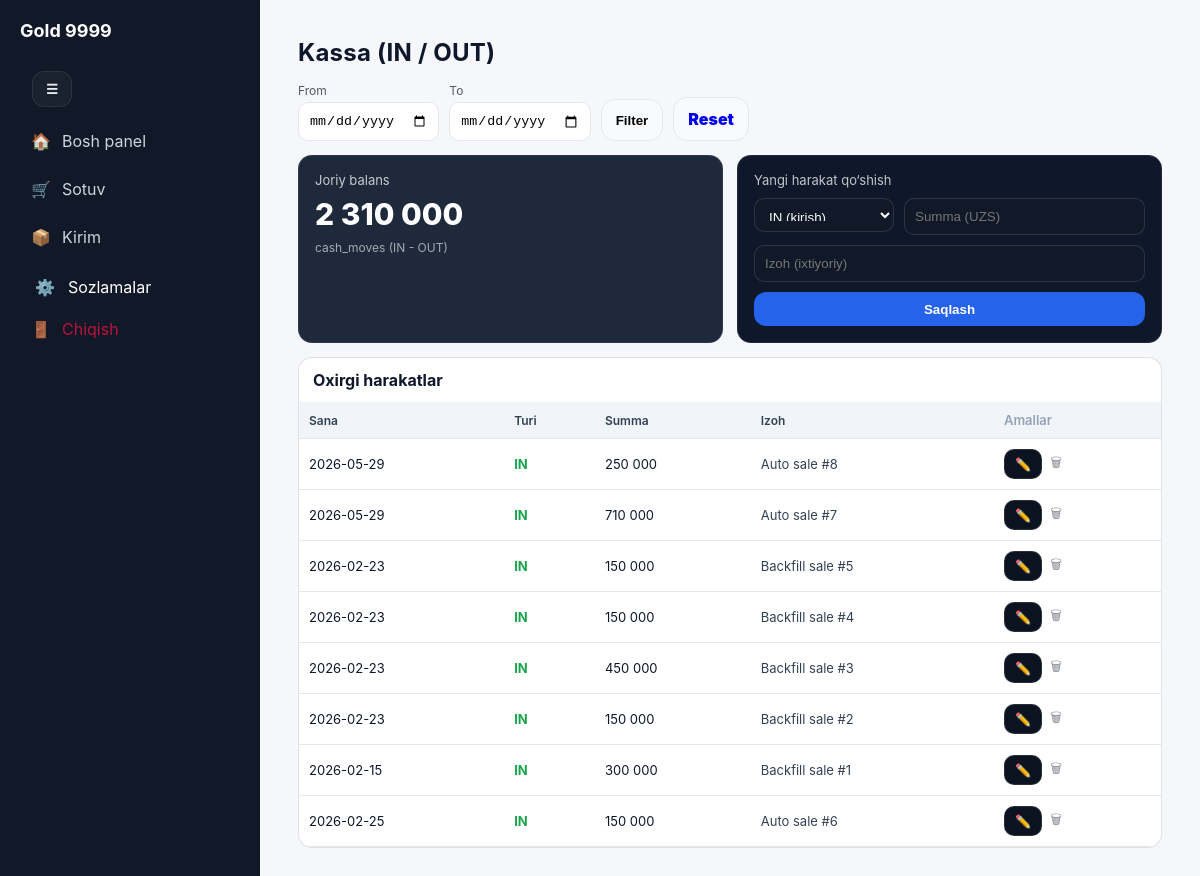
The page /kassa (signed in) on the database its author committed.
### tables this page shows
CREATE TABLE cash_moves (
  id INTEGER PRIMARY KEY AUTOINCREMENT,
  move_date TEXT DEFAULT (date('now')),
  direction TEXT NOT NULL,          -- 'IN' yoki 'OUT'
  amount_uzs REAL NOT NULL,
  note TEXT DEFAULT '',
  created_at TEXT DEFAULT (datetime('now'))
, sale_id INTEGER);

### app.py (the view, shortened to what this page needs)
@app.route("/kassa", methods=["GET", "POST"])
@login_required
@admin_required
def kassa():
    init_db()
    import sqlite3
    conn = sqlite3.connect(_db_path())
    conn.row_factory = sqlite3.Row
    try:
        from_date = (request.args.get("from") or "").strip()
        to_date = (request.args.get("to") or "").strip()
        where = ""
        params = []
        if from_date and to_date:
            where = " WHERE move_date >= ? AND move_date <= ? "
            params = [from_date, to_date]
        elif from_date:
            where = " WHERE move_date >= ? "
            params = [from_date]
        elif to_date:
            where = " WHERE move_date <= ? "
            params = [to_date]
        bal = conn.execute(f"""
              SELECT
                COALESCE(SUM(CASE WHEN direction='IN' THEN amount_uzs ELSE 0 END),0)
                -
                COALESCE(SUM(CASE WHEN direction='OUT' THEN amount_uzs ELSE 0 END),0)
              FROM cash_moves {where}
          """, params).fetchone()[0] or 0
        try:
            cols = [r[1] for r in conn.execute("PRAGMA table_info(cash_moves)").fetchall()]
        except Exception:
            cols = []
        if "sale_id" in cols:
            select_sql = f"SELECT id, move_date, direction, amount_uzs, note, sale_id FROM cash_moves {where} ORDER BY id DESC LIMIT 50"
        else:
            select_sql = f"SELECT id, move_date, direction, amount_uzs, note, NULL AS sale_id FROM cash_moves {where} ORDER BY id DESC LIMIT 50"
        rows = conn.execute(select_sql, params).fetchall()
    finally:
        conn.close()
    kassa_fmt = _fmt_uzs(bal)
    return render_template("kassa.html", kassa_fmt=kassa_fmt, rows=rows, from_date=from_date, to_date=to_date)

### app.py (called while the page is built)
def _db_path():
    return os.path.join(os.path.dirname(__file__), "data.db")

def get_db() -> sqlite3.Connection:
    if "db" not in g:
        conn = sqlite3.connect(DB_PATH)
        conn.execute("PRAGMA foreign_keys = ON;")
        conn.execute("PRAGMA journal_mode = WAL;")
        conn.execute("PRAGMA synchronous = NORMAL;")
        conn.execute("PRAGMA temp_store = MEMORY;")
        conn.execute("PRAGMA cache_size = -20000;")
        conn.row_factory = sqlite3.Row
        conn.execute("PRAGMA foreign_keys = ON;")
        g.db = conn
    return g.db

def q1(sql: str, params: tuple = ()) -> Optional[sqlite3.Row]:
    cur = get_db().execute(sql, params)
    row = cur.fetchone()
    cur.close()
    return row

def login_required(fn):
    @wraps(fn)
    def wrapper(*args, **kwargs):
        if not session.get("user_id"):
            return redirect(url_for("login"))
        return fn(*args, **kwargs)
    return wrapper

def admin_required(fn):
    @wraps(fn)
    def wrapper(*args, **kwargs):
        if session.get("role") != "admin":
            flash("Bu bo‘lim faqat admin uchun", "danger")
            return redirect(url_for("home"))
        return fn(*args, **kwargs)
    return wrapper

def _fmt_uzs(x):
    try:
        return f"{float(x or 0):,.0f}".replace(",", " ")
    except Exception:
        return str(x)

### templates/kassa.html (shortened to what this page needs)
{% extends "base.html" %}
{% block content %}
<div style="padding:18px;">
  <h2 style="margin:0 0 16px 0;">Kassa (IN / OUT)</h2>
  <form method="get" style="display:flex; gap:10px; flex-wrap:wrap; align-items:end; margin:0 0 14px 0;">
    <div>
      <div style="font-size:12px; opacity:.7; margin-bottom:4px;">From</div>
      <input type="date" name="from" value="{{ from_date or '' }}" style="padding:10px; border:1px solid #e5e7eb; border-radius:10px;">
    </div>
    <div>
      <div style="font-size:12px; opacity:.7; margin-bottom:4px;">To</div>
      <input type="date" name="to" value="{{ to_date or '' }}" style="padding:10px; border:1px solid #e5e7eb; border-radius:10px;">
    </div>
    <button type="submit" class="btn" style="height:42px;">Filter</button>
    <a href="{{ url_for('kassa') }}" class="btn" style="height:42px; display:inline-flex; align-items:center; text-decoration:none;">Reset</a>
  </form>
  <div style="display:grid; grid-template-columns:repeat(auto-fit,minmax(280px,1fr)); gap:14px; margin-bottom:14px;">
    <div style="background:#1e293b; border:1px solid rgba(255,255,255,.08); border-radius:14px; padding:16px; color:#fff;">
      <div style="font-size:13px; opacity:.75;">Joriy balans</div>
      <div style="font-size:30px; font-weight:800; margin-top:8px;">{{ kassa_fmt }}</div>
      <div style="font-size:12px; opacity:.6; margin-top:8px;">cash_moves (IN - OUT)</div>
    </div>
    <div style="background:#0f172a; border:1px solid rgba(255,255,255,.08); border-radius:14px; padding:16px; color:#fff;">
      <div style="font-size:13px; opacity:.75; margin-bottom:10px;">Yangi harakat qo‘shish</div>
      <form method="POST" style="display:grid; gap:10px;">
        <div style="display:flex; gap:10px; flex-wrap:wrap;">
          <select name="direction" required style="flex:1; min-width:140px; padding:10px; border-radius:10px; border:1px solid rgba(255,255,255,.12); background:#111827; color:#fff;">
            <option value="IN">IN (kirish)</option>
          </select>
          <input name="amount_uzs" inputmode="numeric" placeholder="Summa (UZS)" required
                 style="flex:2; min-width:180px; padding:10px; border-radius:10px; border:1px solid rgba(255,255,255,.12); background:#111827; color:#fff;" />
        </div>
        <input name="note" placeholder="Izoh (ixtiyoriy)"
               style="padding:10px; border-radius:10px; border:1px solid rgba(255,255,255,.12); background:#111827; color:#fff;" />
        <button type="submit"
                style="padding:10px 12px; border-radius:12px; border:0; background:#2563eb; color:#fff; font-weight:700; cursor:pointer;">
          Saqlash
        </button>
      </form>
    </div>
  </div>
  <div style="background:#ffffff; border:1px solid rgba(15,23,42,.12); border-radius:14px; overflow:hidden;">
    <div style="padding:12px 14px; font-weight:700;">Oxirgi harakatlar</div>
    <div style="overflow:auto;">
      <table style="width:100%; border-collapse:collapse;">
        <thead>
          <tr style="background:#f1f5f9; text-align:left;">
            <th style="padding:10px; font-size:12px; color:#334155;">Sana</th>
            <th style="padding:10px; font-size:12px; color:#334155;">Turi</th>
            <th style="padding:10px; font-size:12px; color:#334155;">Summa</th>
            <th style="padding:10px; font-size:12px; color:#334155;">Izoh</th>
          <th style="padding:10px; text-align:left; font-size:13px; color:#94a3b8;">Amallar</th>
</tr>
        </thead>
        <tbody>
          {% for r in rows %}
          <tr style="border-top:1px solid rgba(15,23,42,.08);">
            <td style="padding:10px; font-size:13px;">{{ r.move_date }}</td>
            <td style="padding:10px; font-size:13px; font-weight:700;">
              {% if r.direction == 'IN' %}
                <span style="color:#16a34a;">IN</span>
              {% else %}
                <span style="color:#dc2626;">OUT</span>
              {% endif %}
            </td>
            <td style="padding:10px; font-size:13px;">{{ '{:,.0f}'.format(r.amount_uzs or 0).replace(',', ' ') }}</td>
            <td style="padding:10px; font-size:13px; color:#334155;">{{ r.note }}</td>
            <td style="padding:10px; font-size:13px;">
              <div style="display:flex; gap:8px; align-items:center;">
                <a href="{{ url_for('kassa_edit', move_id=r.id) }}"
                   style="text-decoration:none; padding:6px 10px; border-radius:10px; background:#0b1220; border:1px solid rgba(255,255,255,.12); color:#fff;">
                  ✏️
                </a>
                {% if not r.sale_id %}
                  <form method="POST" action="{{ url_for('kassa_delete', move_id=r.id) }}" onsubmit="return confirm('O‘chirasizmi?');" style="margin:0;">
                    <button type="submit"
                            style="padding:6px 10px; border-radius:10px; background:rgba(239,68,68,.18); border:1px solid rgba(239,68,68,.35); color:#fff; cursor:pointer;">
                      🗑
                    </button>
                  </form>
                {% else %}
                  <span title="Auto sale: o‘chirish taqiqlangan" style="opacity:.5;">🗑</span>
                {% endif %}
              </div>
            </td>
</tr>
          {% endfor %}
        </tbody>
      </table>
    </div>
  </div>
</div>
{% endblock %}

### static/style.css (style rules this page uses)
body { margin:0; font-family:-apple-system,BlinkMacSystemFont,"Segoe UI",Roboto; background:#f2f4f8; }
h1, h2 { margin: 0 0 12px 0; letter-spacing: .2px; }
table { width: 100%; border-collapse: collapse; }
th, td { padding: 10px 8px; border-bottom: 1px solid #e5e7eb; vertical-align: middle; }
th { color: #334155; font-weight: 600; font-size: 13px; }
td { color: #0f172a; font-size: 14px; }
button, .btn { height: 34px; padding: 0 12px; border: 0; border-radius: 10px; cursor: pointer; font-weight: 600; }
select { height: 34px; padding: 6px 10px; border: 1px solid #cbd5e1; border-radius: 10px; background:#fff; }
:root { --bg0:#0b1220; --bg1:#0f172a; --card:rgba(255,255,255,.07); --card2:rgba(255,255,255,.10); --text:#e5e7eb; --muted:#94a3b8; --line:rgba(255,255,255,.14); --accent:#60a5fa; --accent2:#34d399; }
.app-body { background:#f5f7fb; color:#0f172a; }
.btn { height:42px; padding:0 14px; border-radius: 14px; border:1px solid #e2e8f0; background:#f8fafc; font-weight: 900; }
@media (min-width: 900px) { body { padding-bottom: 0 !important; } }

### rows shown on the page
cash_moves: move_date "2026-05-29", direction "IN", amount_uzs "250 000", note "Auto sale #8"
cash_moves: move_date "2026-05-29", direction "IN", amount_uzs "710 000", note "Auto sale #7"
cash_moves: move_date "2026-02-23", direction "IN", amount_uzs "150 000", note "Backfill sale #5"
cash_moves: move_date "2026-02-23", direction "IN", amount_uzs "150 000", note "Backfill sale #4"
cash_moves: move_date "2026-02-23", direction "IN", amount_uzs "450 000", note "Backfill sale #3"
cash_moves: move_date "2026-02-23", direction "IN", amount_uzs "150 000", note "Backfill sale #2"
cash_moves: move_date "2026-02-15", direction "IN", amount_uzs "300 000", note "Backfill sale #1"
cash_moves: move_date "2026-02-25", direction "IN", amount_uzs "150 000", note "Auto sale #6"

### other values the page prints
{{ kassa_fmt }} "2 310 000"
